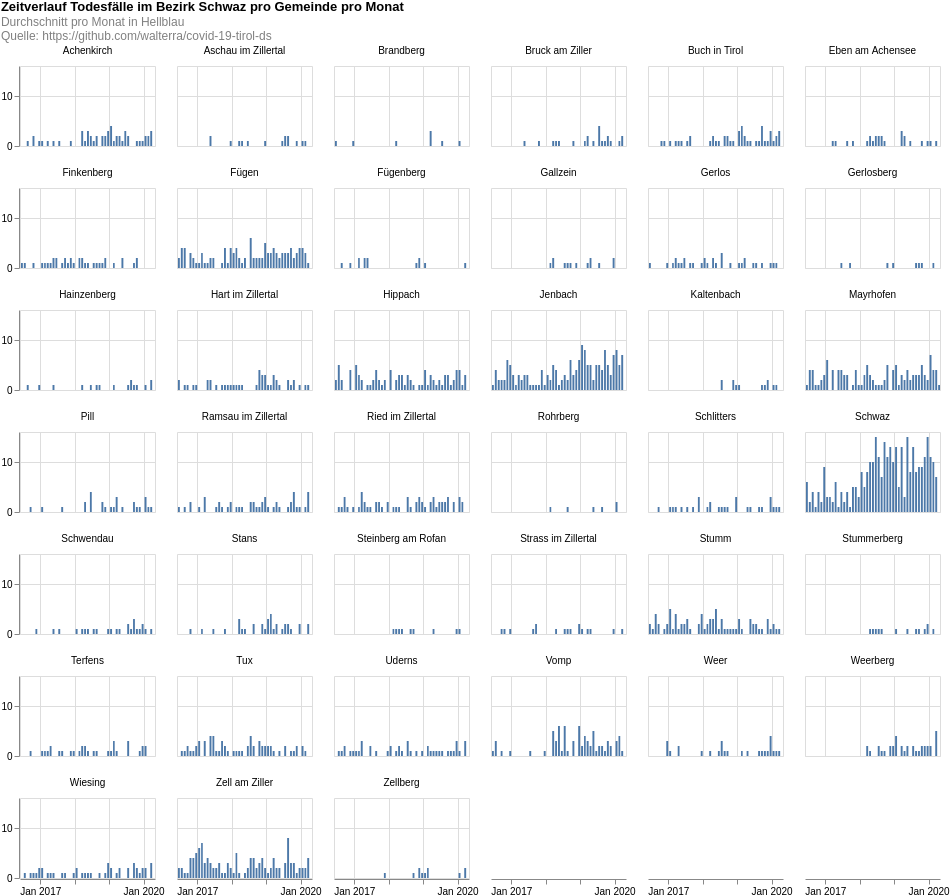

Express this chart as Vega-Lite.
### Vega-Lite specification from a JSON file in a GitHub repository (floating-point values rounded to 4 significant figures; data arrays with more than 128 entries replaced by an {"elided": "..."} marker saying what was removed)
{"config": {"view": {"continuousWidth": 400, "continuousHeight": 300}}, "data": {"name": "data-d3e82d0bf9325ef4c9680371ac8f83d2"}, "facet": {"type": "nominal", "field": "municipaly", "title": null}, "spec": {"layer": [{"mark": "bar", "encoding": {"tooltip": [{"type": "temporal", "field": "date", "timeUnit": "yearmonth"}, {"type": "quantitative", "aggregate": "sum", "field": "count"}], "x": {"type": "temporal", "field": "date", "timeUnit": "yearmonth", "title": null}, "y": {"type": "quantitative", "aggregate": "sum", "field": "count", "title": null}}, "height": 80, "width": 135}]}, "columns": 6, "padding": 0, "title": {"text": ["Zeitverlauf Todesfälle im Bezirk Schwaz pro Gemeinde pro Monat"], "subtitle": ["Durchschnitt pro Monat in Hellblau", "Quelle: https://github.com/walterra/covid-19-tirol-ds"], "color": "black", "subtitleColor": "gray"}, "$schema": "https://vega.github.io/schema/vega-lite/v4.0.2.json", "datasets": {"data-d3e82d0bf9325ef4c9680371ac8f83d2": {"elided": "1883 records"}}}
